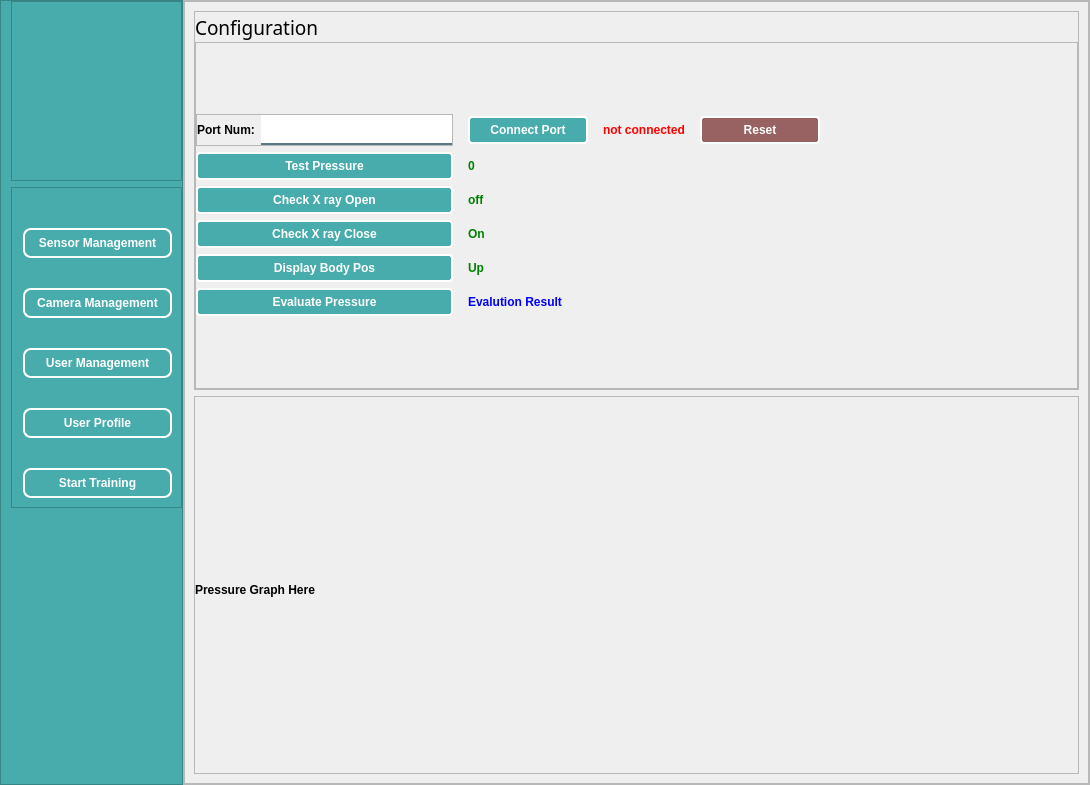
<?xml version="1.0" encoding="UTF-8"?>
<ui version="4.0">
 <class>MainWindow</class>
 <widget class="QMainWindow" name="MainWindow">
  <property name="geometry">
   <rect>
    <x>0</x>
    <y>0</y>
    <width>1090</width>
    <height>785</height>
   </rect>
  </property>
  <property name="windowTitle">
   <string>PABA Training Software</string>
  </property>
  <widget class="QWidget" name="centralwidget">
   <property name="styleSheet">
    <string notr="true">QPushButton {
    color: white;                      /* Text color */
    border-radius: 8px;                /* Rounded corners */
    padding: 6px 12px;                 /* Padding inside button */
font: 12pt &quot;Bahnschrift SemiCondensed&quot;;
    font-weight: bold;                 /* Bold text */
    border: 2px solid #fff;         /* Border with a slightly darker shade */
}

QPushButton:hover {
    background-color: #2F958D;         /* Slightly darker color on hover */
}

QPushButton:pressed {
       /* Darken the border further when pressed */
    padding-left: 14px;                /* Slight movement for press effect */
    padding-top: 6px;                  /* Slight movement for press effect */
}

QLabel {
font: 12pt &quot;Bahnschrift SemiCondensed&quot;;
    font-weight: bold;   
}</string>
   </property>
   <layout class="QHBoxLayout" name="horizontalLayout_2">
    <property name="leftMargin">
     <number>0</number>
    </property>
    <property name="topMargin">
     <number>0</number>
    </property>
    <property name="rightMargin">
     <number>0</number>
    </property>
    <property name="bottomMargin">
     <number>0</number>
    </property>
    <item>
     <widget class="QFrame" name="MainScreen">
      <property name="styleSheet">
       <string notr="true">#loginFrame{
background-color:#EFEFEF;
}
QLabel
{
color:white;
font-style:Century Gothic;
font-size:12px;
}</string>
      </property>
      <property name="frameShape">
       <enum>QFrame::NoFrame</enum>
      </property>
      <property name="frameShadow">
       <enum>QFrame::Raised</enum>
      </property>
      <layout class="QHBoxLayout" name="horizontalLayout_5">
       <property name="spacing">
        <number>0</number>
       </property>
       <property name="leftMargin">
        <number>0</number>
       </property>
       <property name="topMargin">
        <number>0</number>
       </property>
       <property name="rightMargin">
        <number>0</number>
       </property>
       <property name="bottomMargin">
        <number>0</number>
       </property>
       <item>
        <widget class="QFrame" name="sideBar">
         <property name="minimumSize">
          <size>
           <width>0</width>
           <height>0</height>
          </size>
         </property>
         <property name="maximumSize">
          <size>
           <width>260</width>
           <height>16777215</height>
          </size>
         </property>
         <property name="styleSheet">
          <string notr="true">background-color: #48ACAC;
</string>
         </property>
         <property name="frameShape">
          <enum>QFrame::StyledPanel</enum>
         </property>
         <property name="frameShadow">
          <enum>QFrame::Raised</enum>
         </property>
         <layout class="QVBoxLayout" name="verticalLayout">
          <property name="leftMargin">
           <number>10</number>
          </property>
          <property name="topMargin">
           <number>0</number>
          </property>
          <property name="rightMargin">
           <number>0</number>
          </property>
          <property name="bottomMargin">
           <number>0</number>
          </property>
          <item>
           <widget class="QFrame" name="frame">
            <property name="maximumSize">
             <size>
              <width>16777215</width>
              <height>180</height>
             </size>
            </property>
            <property name="frameShape">
             <enum>QFrame::StyledPanel</enum>
            </property>
            <property name="frameShadow">
             <enum>QFrame::Raised</enum>
            </property>
            <layout class="QHBoxLayout" name="horizontalLayout_3">
             <property name="leftMargin">
              <number>20</number>
             </property>
             <property name="topMargin">
              <number>0</number>
             </property>
             <property name="rightMargin">
              <number>20</number>
             </property>
             <property name="bottomMargin">
              <number>0</number>
             </property>
             <item>
              <widget class="QLabel" name="label">
               <property name="text">
                <string/>
               </property>
               <property name="pixmap">
                <pixmap resource="resources.qrc">:/images/images/logo.png</pixmap>
               </property>
               <property name="scaledContents">
                <bool>true</bool>
               </property>
              </widget>
             </item>
            </layout>
           </widget>
          </item>
          <item alignment="Qt::AlignTop">
           <widget class="QFrame" name="frame_3">
            <property name="frameShape">
             <enum>QFrame::StyledPanel</enum>
            </property>
            <property name="frameShadow">
             <enum>QFrame::Raised</enum>
            </property>
            <layout class="QVBoxLayout" name="verticalLayout_2">
             <property name="spacing">
              <number>30</number>
             </property>
             <property name="leftMargin">
              <number>11</number>
             </property>
             <property name="topMargin">
              <number>40</number>
             </property>
             <item>
              <widget class="QPushButton" name="pushButton">
               <property name="cursor">
                <cursorShape>PointingHandCursor</cursorShape>
               </property>
               <property name="text">
                <string>Sensor Management</string>
               </property>
              </widget>
             </item>
             <item>
              <widget class="QPushButton" name="pushButton_2">
               <property name="cursor">
                <cursorShape>PointingHandCursor</cursorShape>
               </property>
               <property name="text">
                <string>Camera Management</string>
               </property>
              </widget>
             </item>
             <item>
              <widget class="QPushButton" name="pushButton_3">
               <property name="cursor">
                <cursorShape>PointingHandCursor</cursorShape>
               </property>
               <property name="text">
                <string>User Management</string>
               </property>
              </widget>
             </item>
             <item>
              <widget class="QPushButton" name="pushButton_5">
               <property name="cursor">
                <cursorShape>PointingHandCursor</cursorShape>
               </property>
               <property name="text">
                <string>User Profile</string>
               </property>
              </widget>
             </item>
             <item>
              <widget class="QPushButton" name="pushButton_4">
               <property name="cursor">
                <cursorShape>PointingHandCursor</cursorShape>
               </property>
               <property name="text">
                <string>Start Training</string>
               </property>
              </widget>
             </item>
            </layout>
           </widget>
          </item>
         </layout>
        </widget>
       </item>
       <item>
        <widget class="QFrame" name="frame_5">
         <property name="frameShape">
          <enum>QFrame::StyledPanel</enum>
         </property>
         <property name="frameShadow">
          <enum>QFrame::Raised</enum>
         </property>
         <layout class="QVBoxLayout" name="verticalLayout_5">
          <property name="spacing">
           <number>0</number>
          </property>
          <property name="leftMargin">
           <number>0</number>
          </property>
          <property name="topMargin">
           <number>0</number>
          </property>
          <property name="rightMargin">
           <number>0</number>
          </property>
          <property name="bottomMargin">
           <number>0</number>
          </property>
          <item>
           <widget class="QFrame" name="frame_4">
            <property name="maximumSize">
             <size>
              <width>16777215</width>
              <height>30</height>
             </size>
            </property>
            <property name="sizeIncrement">
             <size>
              <width>0</width>
              <height>1</height>
             </size>
            </property>
            <property name="frameShape">
             <enum>QFrame::StyledPanel</enum>
            </property>
            <property name="frameShadow">
             <enum>QFrame::Raised</enum>
            </property>
           </widget>
          </item>
          <item>
           <widget class="QFrame" name="frame_2">
            <property name="frameShape">
             <enum>QFrame::StyledPanel</enum>
            </property>
            <property name="frameShadow">
             <enum>QFrame::Raised</enum>
            </property>
            <layout class="QVBoxLayout" name="verticalLayout_3">
             <property name="spacing">
              <number>0</number>
             </property>
             <property name="leftMargin">
              <number>0</number>
             </property>
             <property name="topMargin">
              <number>0</number>
             </property>
             <property name="rightMargin">
              <number>0</number>
             </property>
             <property name="bottomMargin">
              <number>0</number>
             </property>
             <item>
              <widget class="QStackedWidget" name="stackedWidget">
               <property name="styleSheet">
                <string notr="true">QPushButton {
    color: white;                      /* Text color */
    border-radius: 4px;                /* Rounded corners */
    padding: 5px 8px;                 /* Padding inside button */
font: 10pt &quot;Bahnschrift SemiCondensed&quot;;
    background-color: #48ACAC;         /* Slightly darker color on hover */
       /* Border with a slightly darker shade */
}

QPushButton:hover {
    background-color: #2F958D;         /* Slightly darker color on hover */
}

QPushButton:pressed {
       /* Darken the border further when pressed */
    padding-left: 14px;                /* Slight movement for press effect */
    padding-top: 6px;                  /* Slight movement for press effect */
}
#btnReset
{

background-color: #986262;
color: white;
border-radius: 4px; 
font: 10pt &quot;Bahnschrift SemiCondensed&quot;;

}
#btnReset::hover
{
background-color:#AE4D4D;


}




QLabel {
font: 10pt &quot;Bahnschrift SemiCondensed&quot;;
color:black
}
QLineEdit {
background-color:white;
border:none;
border-bottom:2px solid rgba(46, 82, 101, 200);
color:black;
padding-bottom:4px;
padding-left:3px;
}</string>
               </property>
               <widget class="QWidget" name="page">
                <layout class="QVBoxLayout" name="verticalLayout_4">
                 <item>
                  <widget class="QFrame" name="frame_6">
                   <property name="maximumSize">
                    <size>
                     <width>16777215</width>
                     <height>16777215</height>
                    </size>
                   </property>
                   <property name="frameShape">
                    <enum>QFrame::StyledPanel</enum>
                   </property>
                   <property name="frameShadow">
                    <enum>QFrame::Raised</enum>
                   </property>
                   <layout class="QVBoxLayout" name="verticalLayout_6">
                    <property name="spacing">
                     <number>0</number>
                    </property>
                    <property name="leftMargin">
                     <number>0</number>
                    </property>
                    <property name="topMargin">
                     <number>0</number>
                    </property>
                    <property name="rightMargin">
                     <number>0</number>
                    </property>
                    <property name="bottomMargin">
                     <number>0</number>
                    </property>
                    <item>
                     <widget class="QLabel" name="label_3">
                      <property name="maximumSize">
                       <size>
                        <width>16777215</width>
                        <height>30</height>
                       </size>
                      </property>
                      <property name="font">
                       <font>
                        <family>Bahnschrift SemiCondensed</family>
                        <pointsize>14</pointsize>
                        <weight>50</weight>
                        <italic>false</italic>
                        <bold>false</bold>
                       </font>
                      </property>
                      <property name="styleSheet">
                       <string notr="true">color:black;
font: 14pt ;
</string>
                      </property>
                      <property name="text">
                       <string>Configuration</string>
                      </property>
                     </widget>
                    </item>
                    <item>
                     <widget class="QFrame" name="frame_8">
                      <property name="frameShape">
                       <enum>QFrame::StyledPanel</enum>
                      </property>
                      <property name="frameShadow">
                       <enum>QFrame::Raised</enum>
                      </property>
                      <layout class="QVBoxLayout" name="verticalLayout_7">
                       <property name="leftMargin">
                        <number>0</number>
                       </property>
                       <property name="topMargin">
                        <number>0</number>
                       </property>
                       <property name="rightMargin">
                        <number>0</number>
                       </property>
                       <property name="bottomMargin">
                        <number>0</number>
                       </property>
                       <item>
                        <layout class="QGridLayout" name="gridLayout">
                         <property name="horizontalSpacing">
                          <number>15</number>
                         </property>
                         <property name="verticalSpacing">
                          <number>6</number>
                         </property>
                         <item row="0" column="3">
                          <widget class="QLabel" name="label_4">
                           <property name="maximumSize">
                            <size>
                             <width>100</width>
                             <height>16777215</height>
                            </size>
                           </property>
                           <property name="styleSheet">
                            <string notr="true">color:red;</string>
                           </property>
                           <property name="text">
                            <string>not connected</string>
                           </property>
                          </widget>
                         </item>
                         <item row="1" column="0">
                          <widget class="QPushButton" name="pushButton_7">
                           <property name="maximumSize">
                            <size>
                             <width>16777215</width>
                             <height>16777215</height>
                            </size>
                           </property>
                           <property name="cursor">
                            <cursorShape>PointingHandCursor</cursorShape>
                           </property>
                           <property name="text">
                            <string>Test Pressure</string>
                           </property>
                          </widget>
                         </item>
                         <item row="0" column="4">
                          <widget class="QPushButton" name="btnReset">
                           <property name="minimumSize">
                            <size>
                             <width>120</width>
                             <height>0</height>
                            </size>
                           </property>
                           <property name="maximumSize">
                            <size>
                             <width>16777215</width>
                             <height>16777215</height>
                            </size>
                           </property>
                           <property name="cursor">
                            <cursorShape>PointingHandCursor</cursorShape>
                           </property>
                           <property name="styleSheet">
                            <string notr="true"/>
                           </property>
                           <property name="text">
                            <string>Reset</string>
                           </property>
                          </widget>
                         </item>
                         <item row="2" column="1">
                          <widget class="QLabel" name="label_2">
                           <property name="styleSheet">
                            <string notr="true">color:green;</string>
                           </property>
                           <property name="text">
                            <string>off</string>
                           </property>
                          </widget>
                         </item>
                         <item row="0" column="1">
                          <widget class="QPushButton" name="pushButton_6">
                           <property name="minimumSize">
                            <size>
                             <width>120</width>
                             <height>0</height>
                            </size>
                           </property>
                           <property name="maximumSize">
                            <size>
                             <width>16777215</width>
                             <height>16777215</height>
                            </size>
                           </property>
                           <property name="cursor">
                            <cursorShape>PointingHandCursor</cursorShape>
                           </property>
                           <property name="text">
                            <string>Connect Port</string>
                           </property>
                          </widget>
                         </item>
                         <item row="0" column="0">
                          <widget class="QFrame" name="frame_9">
                           <property name="maximumSize">
                            <size>
                             <width>450</width>
                             <height>16777215</height>
                            </size>
                           </property>
                           <property name="frameShape">
                            <enum>QFrame::StyledPanel</enum>
                           </property>
                           <property name="frameShadow">
                            <enum>QFrame::Raised</enum>
                           </property>
                           <layout class="QHBoxLayout" name="horizontalLayout">
                            <property name="leftMargin">
                             <number>0</number>
                            </property>
                            <property name="topMargin">
                             <number>0</number>
                            </property>
                            <property name="rightMargin">
                             <number>0</number>
                            </property>
                            <property name="bottomMargin">
                             <number>0</number>
                            </property>
                            <item alignment="Qt::AlignRight">
                             <widget class="QLabel" name="label_6">
                              <property name="text">
                               <string>Port Num:</string>
                              </property>
                             </widget>
                            </item>
                            <item>
                             <widget class="QLineEdit" name="lineEdit">
                              <property name="minimumSize">
                               <size>
                                <width>150</width>
                                <height>30</height>
                               </size>
                              </property>
                              <property name="maximumSize">
                               <size>
                                <width>16777215</width>
                                <height>16777215</height>
                               </size>
                              </property>
                             </widget>
                            </item>
                           </layout>
                          </widget>
                         </item>
                         <item row="4" column="1">
                          <widget class="QLabel" name="label_8">
                           <property name="styleSheet">
                            <string notr="true">color:green;</string>
                           </property>
                           <property name="text">
                            <string>Up</string>
                           </property>
                          </widget>
                         </item>
                         <item row="3" column="1">
                          <widget class="QLabel" name="label_7">
                           <property name="styleSheet">
                            <string notr="true">color:green;</string>
                           </property>
                           <property name="text">
                            <string>On</string>
                           </property>
                          </widget>
                         </item>
                         <item row="5" column="1">
                          <widget class="QLabel" name="label_9">
                           <property name="styleSheet">
                            <string notr="true">color:blue;</string>
                           </property>
                           <property name="text">
                            <string>Evalution Result</string>
                           </property>
                          </widget>
                         </item>
                         <item row="1" column="1">
                          <widget class="QLabel" name="label_5">
                           <property name="styleSheet">
                            <string notr="true">color:green;</string>
                           </property>
                           <property name="text">
                            <string>0</string>
                           </property>
                          </widget>
                         </item>
                         <item row="2" column="0">
                          <widget class="QPushButton" name="pushButton_8">
                           <property name="cursor">
                            <cursorShape>PointingHandCursor</cursorShape>
                           </property>
                           <property name="text">
                            <string>Check X ray Open</string>
                           </property>
                          </widget>
                         </item>
                         <item row="3" column="0">
                          <widget class="QPushButton" name="pushButton_9">
                           <property name="cursor">
                            <cursorShape>PointingHandCursor</cursorShape>
                           </property>
                           <property name="text">
                            <string>Check X ray Close</string>
                           </property>
                          </widget>
                         </item>
                         <item row="4" column="0">
                          <widget class="QPushButton" name="pushButton_10">
                           <property name="cursor">
                            <cursorShape>PointingHandCursor</cursorShape>
                           </property>
                           <property name="text">
                            <string>Display Body Pos</string>
                           </property>
                          </widget>
                         </item>
                         <item row="5" column="0">
                          <widget class="QPushButton" name="pushButton_11">
                           <property name="cursor">
                            <cursorShape>PointingHandCursor</cursorShape>
                           </property>
                           <property name="text">
                            <string>Evaluate Pressure</string>
                           </property>
                          </widget>
                         </item>
                         <item row="0" column="5">
                          <spacer name="horizontalSpacer">
                           <property name="orientation">
                            <enum>Qt::Horizontal</enum>
                           </property>
                           <property name="sizeHint" stdset="0">
                            <size>
                             <width>40</width>
                             <height>20</height>
                            </size>
                           </property>
                          </spacer>
                         </item>
                        </layout>
                       </item>
                      </layout>
                     </widget>
                    </item>
                   </layout>
                  </widget>
                 </item>
                 <item>
                  <widget class="QFrame" name="framePresuureGraph">
                   <property name="frameShape">
                    <enum>QFrame::StyledPanel</enum>
                   </property>
                   <property name="frameShadow">
                    <enum>QFrame::Raised</enum>
                   </property>
                   <layout class="QVBoxLayout" name="verticalLayout_8">
                    <property name="spacing">
                     <number>0</number>
                    </property>
                    <property name="leftMargin">
                     <number>0</number>
                    </property>
                    <property name="rightMargin">
                     <number>0</number>
                    </property>
                    <property name="bottomMargin">
                     <number>0</number>
                    </property>
                    <item>
                     <widget class="QLabel" name="lblPressureGraph">
                      <property name="text">
                       <string>Pressure Graph Here</string>
                      </property>
                     </widget>
                    </item>
                   </layout>
                  </widget>
                 </item>
                </layout>
               </widget>
               <widget class="QWidget" name="page_2"/>
              </widget>
             </item>
            </layout>
           </widget>
          </item>
         </layout>
        </widget>
       </item>
      </layout>
     </widget>
    </item>
   </layout>
  </widget>
 </widget>
 <resources>
  <include location="resources.qrc"/>
 </resources>
 <connections/>
</ui>
